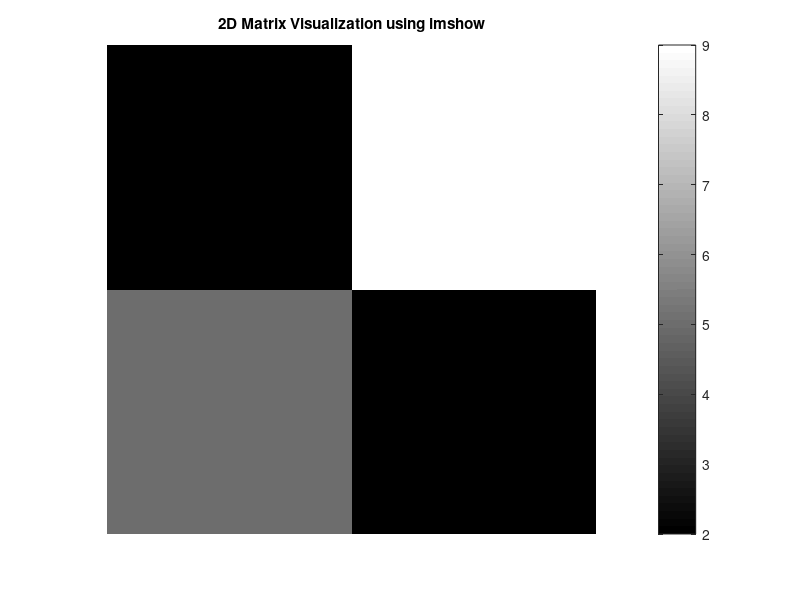

Here is the MATLAB script that generated this plot:
clc;
clear all;
close all;
rows = [2 9];
columns = [5 2];
matrix = [rows;columns];
figure;
imshow(matrix,[]);
title('2D Matrix Visualization using imshow');
colorbar;